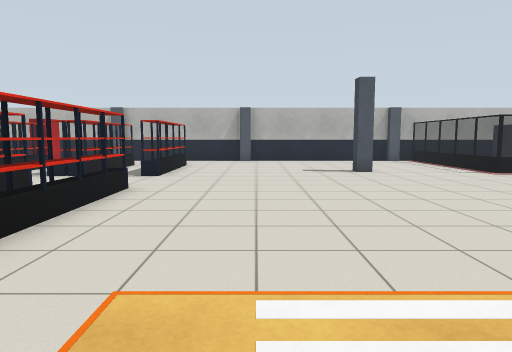
view 1 (above)

21 first-person views from a walk through a robot-simulator world made for Gazebo. The camera is 1.1 m above the floor, tilts 6° down and sees 70° across. The floor is counted in squares, 1 m on a side. Each view is taken from the middle of a square. On the plan, view 1 faces up. The plan holds only what a view shows up to about 14 squares ahead; the rest is blank.

view 2
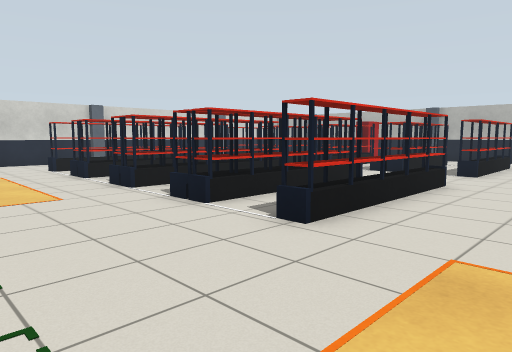

view 3
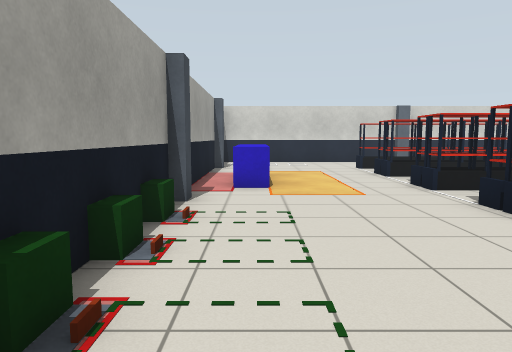

view 4
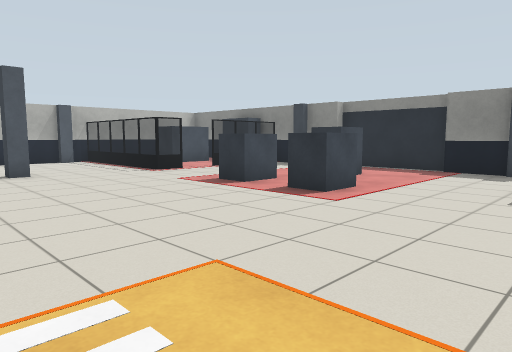

view 5
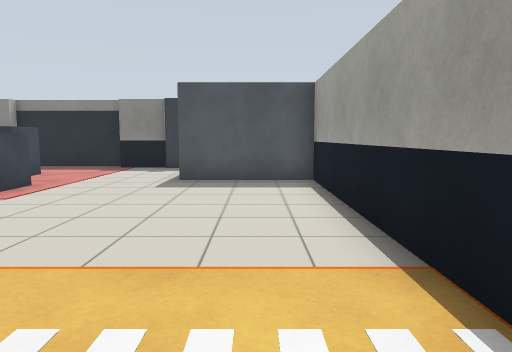

view 6
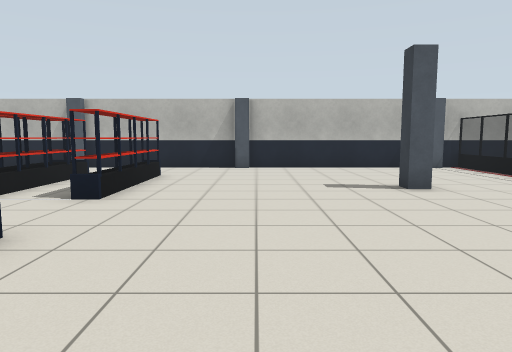

view 7
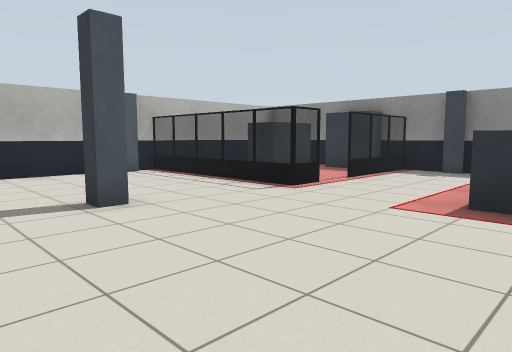

view 8
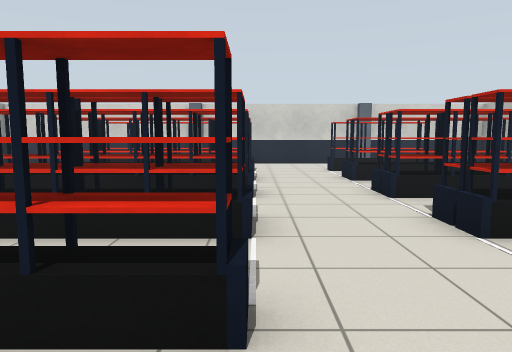

view 9
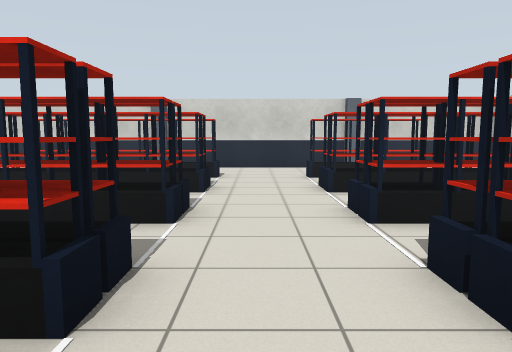

view 10
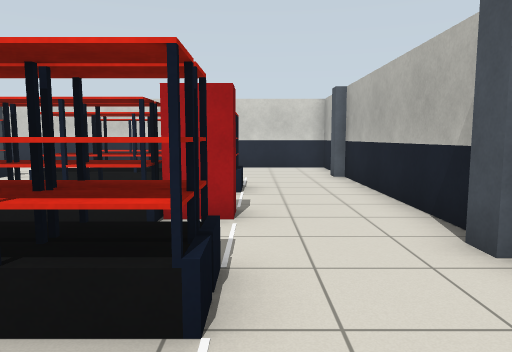

view 11
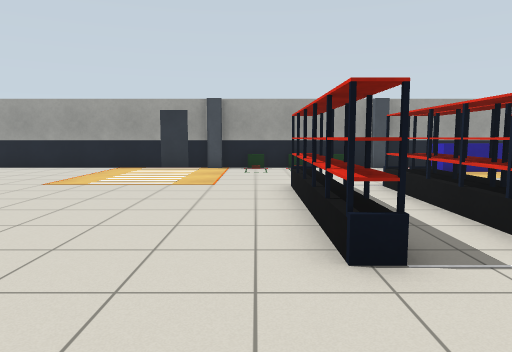

view 12
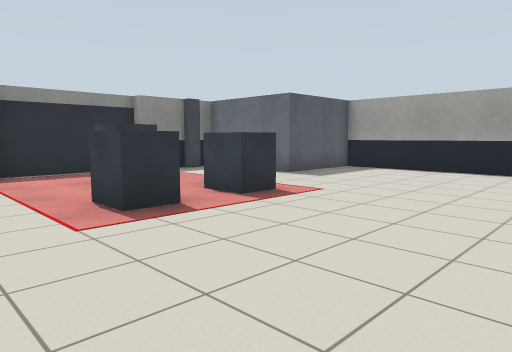

view 13
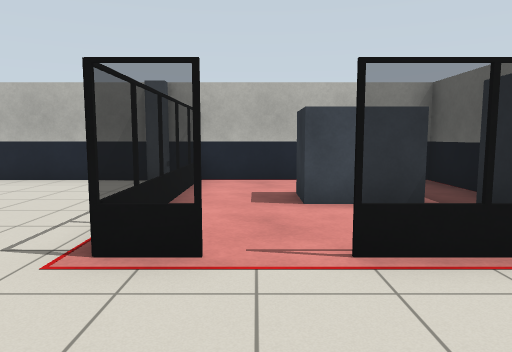

view 14
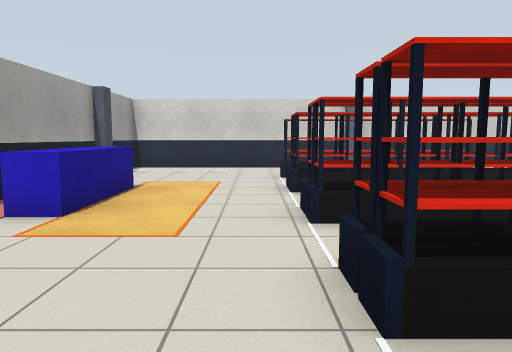

view 15
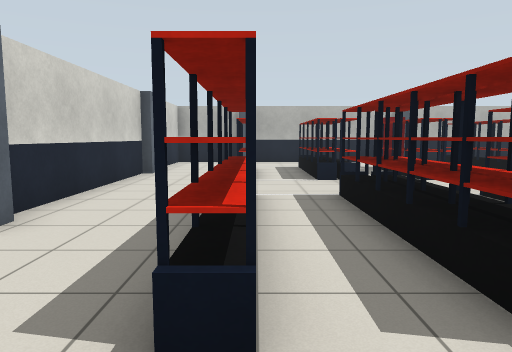

view 16
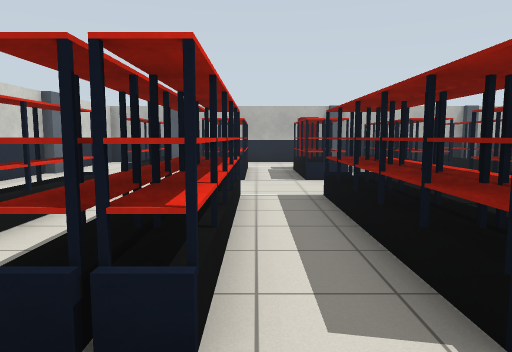

view 17
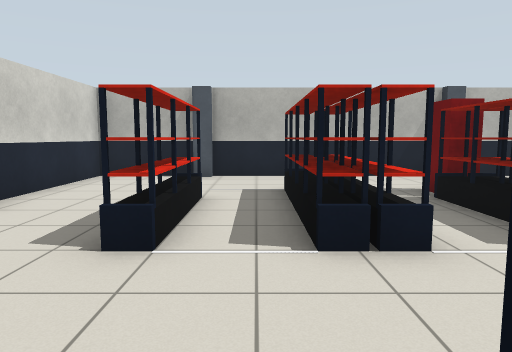

view 18
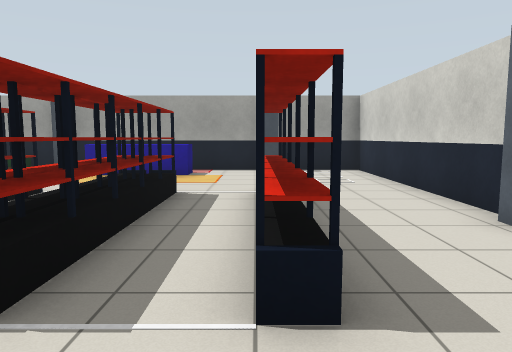

view 19
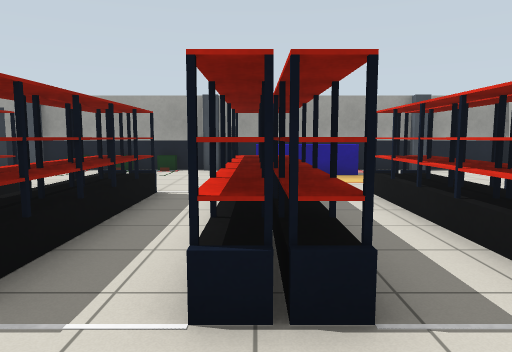

view 20
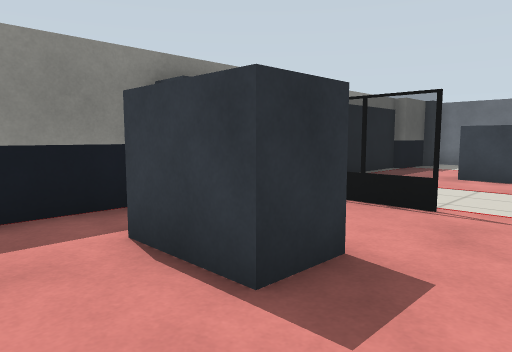

view 21
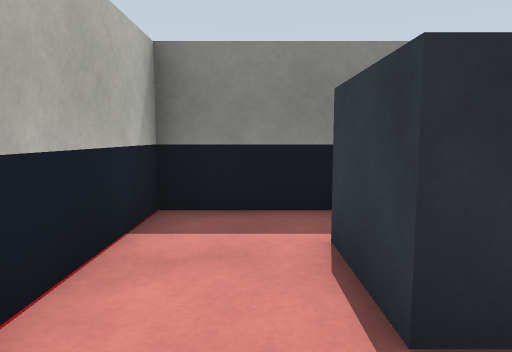

### Floor plan
Points are (right, up) in squares from view 1. A wall is a line through its corners. A room is listed if a view was taken in it or the views show most of it. See-through windows are left out.
Room 1 (views 1, 2, 3, 4, 5, 6, 7, 8, 9, 10, 11, 12, 13, 14, 15, 16, 17, 18, 19, 20, 21)
walls: (-0.2, 17.2) (-0.8, 17.2); (-0.8, 17.5) (-6.2, 17.5); (-6.1, 17.2) (-6.8, 17.2); (-0.9, -2.2) (-0.2, -2.2); (-0.2, -2.5) (9.5, -2.5); (-6.9, 17.5) (-13.3, 17.5) (-13.3, 17.2) (-13.8, 17.2); (-6.9, -2.2) (-6.2, -2.2); (-6.4, -2.5) (-0.8, -2.5); (6.2, 17.5) (-0.2, 17.5); (6.9, 17.2) (6.2, 17.2); (-16.2, 5.9) (-16.2, 5.2); (-16.5, 5.4) (-16.5, -2.5) (-13.9, -2.5); (-16.2, 12.9) (-16.2, 12.2); (-13.8, 17.5) (-16.5, 17.5) (-16.5, 12.8); (-16.5, 12.4) (-16.5, 5.8); (-13.4, -2.5) (-6.8, -2.5); (13.5, 8) (13.5, 9.4) (13.2, 9.4) (13.2, 10); (-13.8, -2.2) (-13.2, -2.2); (13.5, 10) (13.5, 12.2); (13.9, 4) (13.9, 8); (13.2, 1.6) (13.2, 2.2); (13.5, 2.1) (13.5, 4); (13.5, 14.4) (13.5, 17.5) (6.8, 17.5)
objects: shelf (-13, 3) to (-13, 8); shelf (-13, 11) to (-13, 13); blue box (-11, -1) to (-8, -1); shelf (-11, 3) to (-11, 8); shelf (-11, 11) to (-11, 14); shelf (-8, 3) to (-8, 8); shelf (-8, 11) to (-8, 13); red box (-8, 14); shelf (-6, 3) to (-6, 8); shelf (-6, 11) to (-6, 14); other object (-5, -2); shelf (-5, 3) to (-5, 8); shelf (-5, 11) to (-5, 14); other object (-4, -2); shelf (-3, 3) to (-3, 8); shelf (-3, 11) to (-3, 14); other object (-2, -2); pillar (3, 12); pallet (7, 4) to (8, 5); pallet (7, 7) to (8, 7); fence (7, 11) to (8, 16); pallet (10, 6) to (11, 6); fence (10, 11) to (13, 11); blue box (10, 14) to (12, 15); blue box (13, 12) to (13, 14)

Positions as (right, up) in squares from view 1, and headings:
1: (0, 0), facing up
2: (0, -1), facing up-left
3: (0, -1), facing left
4: (1, 0), facing up-right
5: (0, -1), facing right
6: (0, 4), facing up
7: (1, 6), facing up-right
8: (-1, 8), facing left
9: (-3, 9), facing left
10: (-3, 15), facing left
11: (-2, 11), facing down
12: (2, 10), facing down-right
13: (9, 8), facing up
14: (-3, 2), facing left
15: (-13, 1), facing up
16: (-10, 1), facing up
17: (-12, 7), facing up
18: (-13, 10), facing down
19: (-8, 10), facing down
20: (8, 17), facing down-right
21: (8, 16), facing right
